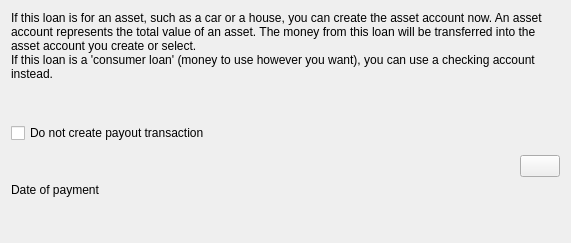
<?xml version="1.0" encoding="UTF-8"?>
<ui version="4.0">
 <class>AssetAccountWizardPage</class>
 <widget class="QWizardPage" name="AssetAccountWizardPage">
  <property name="geometry">
   <rect>
    <x>0</x>
    <y>0</y>
    <width>571</width>
    <height>243</height>
   </rect>
  </property>
  <property name="title">
   <string>Asset Account</string>
  </property>
  <layout class="QVBoxLayout">
   <item>
    <widget class="QLabel" name="TextLabel10_4_2">
     <property name="text">
      <string>If this loan is for an asset, such as a car or a house, you can create the asset account now. An asset account represents the total value of an asset. The money from this loan will be transferred into the asset account you create or select.
If this loan is a 'consumer loan' (money to use however you want), you can use a checking account instead.</string>
     </property>
     <property name="alignment">
      <set>Qt::AlignTop</set>
     </property>
     <property name="wordWrap">
      <bool>true</bool>
     </property>
    </widget>
   </item>
   <item>
    <spacer name="spacer80">
     <property name="orientation">
      <enum>Qt::Vertical</enum>
     </property>
     <property name="sizeType">
      <enum>QSizePolicy::Expanding</enum>
     </property>
     <property name="sizeHint" stdset="0">
      <size>
       <width>20</width>
       <height>21</height>
      </size>
     </property>
    </spacer>
   </item>
   <item>
    <widget class="QCheckBox" name="m_dontCreatePayoutCheckBox">
     <property name="text">
      <string>Do not create payout transaction</string>
     </property>
    </widget>
   </item>
   <item>
    <layout class="QVBoxLayout">
     <item>
      <widget class="KMyMoneyAccountSelector" name="m_assetAccountEdit" native="true"/>
     </item>
     <item>
      <layout class="QHBoxLayout">
       <item>
        <spacer name="spacer244">
         <property name="orientation">
          <enum>Qt::Horizontal</enum>
         </property>
         <property name="sizeType">
          <enum>QSizePolicy::Expanding</enum>
         </property>
         <property name="sizeHint" stdset="0">
          <size>
           <width>466</width>
           <height>20</height>
          </size>
         </property>
        </spacer>
       </item>
       <item>
        <widget class="QPushButton" name="m_createNewAssetButton">
         <property name="toolTip">
          <string>Press this to create a new asset account</string>
         </property>
         <property name="text">
          <string/>
         </property>
         <property name="shortcut">
          <string/>
         </property>
        </widget>
       </item>
      </layout>
     </item>
    </layout>
   </item>
   <item>
    <layout class="QHBoxLayout">
     <item>
      <widget class="QLabel" name="textLabel2">
       <property name="text">
        <string>Date of payment</string>
       </property>
       <property name="wordWrap">
        <bool>false</bool>
       </property>
      </widget>
     </item>
     <item>
      <widget class="KMyMoneyDateInput" name="m_paymentDate" native="true"/>
     </item>
    </layout>
   </item>
   <item>
    <spacer name="spacer328">
     <property name="orientation">
      <enum>Qt::Vertical</enum>
     </property>
     <property name="sizeType">
      <enum>QSizePolicy::Expanding</enum>
     </property>
     <property name="sizeHint" stdset="0">
      <size>
       <width>20</width>
       <height>16</height>
      </size>
     </property>
    </spacer>
   </item>
  </layout>
 </widget>
 <customwidgets>
  <customwidget>
   <class>KMyMoneyAccountSelector</class>
   <extends>QWidget</extends>
   <header>kmymoneyaccountselector.h</header>
  </customwidget>
  <customwidget>
   <class>KMyMoneyDateInput</class>
   <extends>QWidget</extends>
   <header>kmymoneydateinput.h</header>
  </customwidget>
 </customwidgets>
 <resources/>
 <connections/>
</ui>
